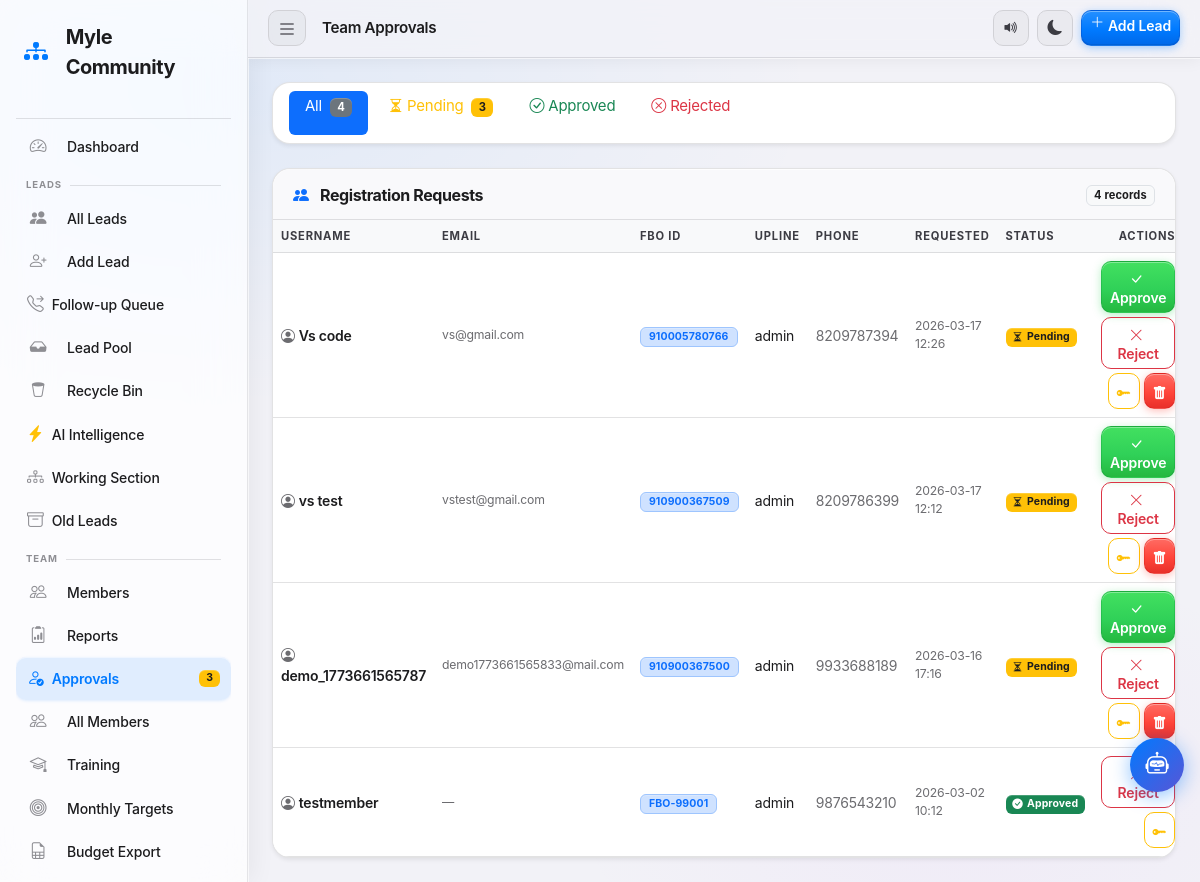
Page /admin/approvals (signed in) on the committed database.
### tables this page shows
CREATE TABLE users (
            id         INTEGER PRIMARY KEY AUTOINCREMENT,
            username   TEXT    NOT NULL UNIQUE,
            password   TEXT    NOT NULL,
            role       TEXT    NOT NULL DEFAULT 'team',
            created_at TEXT    NOT NULL DEFAULT (datetime('now','localtime'))
        , fbo_id TEXT NOT NULL DEFAULT '', upline_name TEXT NOT NULL DEFAULT '', phone TEXT NOT NULL DEFAULT '', status TEXT NOT NULL DEFAULT 'pending', email TEXT NOT NULL DEFAULT '', display_picture TEXT NOT NULL DEFAULT '', calling_reminder_time TEXT NOT NULL DEFAULT '', training_required INTEGER NOT NULL DEFAULT 0, training_status TEXT NOT NULL DEFAULT 'not_required', joining_date TEXT NOT NULL DEFAULT '', certificate_path TEXT NOT NULL DEFAULT '', badges_json TEXT NOT NULL DEFAULT '[]', test_score INTEGER NOT NULL DEFAULT -1, test_attempts INTEGER NOT NULL DEFAULT 0, upline_username TEXT NOT NULL DEFAULT '', certificate_blob TEXT NOT NULL DEFAULT '');

### app.py (the view)
@app.route('/admin/approvals')
@admin_required
def admin_approvals():
    filter_by = request.args.get('filter', 'all')
    db = get_db()
    query  = "SELECT * FROM users WHERE role != 'admin'"
    params = []
    if filter_by in ('pending', 'approved', 'rejected'):
        query += " AND status=?"
        params.append(filter_by)
    query += " ORDER BY created_at DESC"
    users = db.execute(query, params).fetchall()
    db.close()
    return render_template('admin_approvals.html', users=users, filter_by=filter_by)

### app.py (called while the page is built, shortened)
def _check_session_valid():
    username = session.get('username')
    if not username:
        return False
    try:
        db = get_db()
        row = db.execute(
            "SELECT status FROM users WHERE username=?", (username,)
        ).fetchone()
        db.close()
        if not row or row['status'] != 'approved':
            session.clear()
            return False
        return True
    except Exception as e:
        app.logger.error(f"_check_session_valid() DB error: {e}")
        return True  # fail-open: let the route handle the DB error

def admin_required(f):
    @wraps(f)
    def decorated(*args, **kwargs):
        if 'username' not in session:
            flash('Please log in to continue.', 'warning')
            return redirect(url_for('login'))
        if not _check_session_valid():
            flash('Your account is no longer active. Please contact an admin.', 'danger')
            return redirect(url_for('login'))
        if session.get('role') != 'admin':
            flash('Admin access required.', 'danger')
            return redirect(url_for('team_dashboard'))
        return f(*args, **kwargs)
    return decorated

@app.context_processor
def inject_pending_count():
    try:
        if session.get('role') == 'admin':
            db  = get_db()
            row = db.execute("""
                SELECT
                  (SELECT COUNT(*) FROM users           WHERE status='pending') as pu,
                  (SELECT COUNT(*) FROM wallet_recharges WHERE status='pending') as wp,
                  (SELECT COUNT(*) FROM leads WHERE in_pool=0 AND deleted_at='' AND status='Lost') as lc
            """).fetchone()
            db.close()
            return {'pending_count': row['pu'], 'wallet_pending': row['wp'],
                    'has_pending_work': False, 'lost_count': row['lc']}
    except Exception as e:
        app.logger.error(f"inject_pending_count() failed: {e}")
    return {'pending_count': 0, 'wallet_pending': 0, 'has_pending_work': False, 'lost_count': 0}

@app.before_request
def dev_bypass_auth():
    if not _DEV_BYPASS_AUTH or session.get('username'):
        return
    if request.path.startswith('/static') or request.path.startswith('/watch/'):
        return
    session['username'] = 'admin'
    session['role'] = 'admin'
    session.permanent = True

@app.context_processor
def inject_csrf_token():
    return {'csrf_token': session.get('_csrf_token', '')}

### templates/admin_approvals.html (shortened to what this page needs)
{% extends "base.html" %}
{% block page_title %}Team Approvals{% endblock %}
{% block content %}
<div class="card border-0 shadow-sm mb-4">
  <div class="card-body py-2 px-3">
    <ul class="nav nav-pills gap-1">
      <li class="nav-item">
        <a href="{{ url_for('admin_approvals') }}"
           class="nav-link {% if filter_by == 'all' %}active{% endif %} py-1 px-3">
          All
          <span class="badge bg-secondary ms-1">{{ users|length if filter_by == 'all' else '' }}</span>
        </a>
      </li>
      <li class="nav-item">
        <a href="{{ url_for('admin_approvals', filter='pending') }}"
           class="nav-link {% if filter_by == 'pending' %}active{% else %}text-warning{% endif %} py-1 px-3">
          <i class="bi bi-hourglass-split me-1"></i>Pending
          {% if pending_count > 0 %}
            <span class="badge bg-warning text-dark ms-1">{{ pending_count }}</span>
          {% endif %}
        </a>
      </li>
      <li class="nav-item">
        <a href="{{ url_for('admin_approvals', filter='approved') }}"
           class="nav-link {% if filter_by == 'approved' %}active{% else %}text-success{% endif %} py-1 px-3">
          <i class="bi bi-check-circle me-1"></i>Approved
        </a>
      </li>
      <li class="nav-item">
        <a href="{{ url_for('admin_approvals', filter='rejected') }}"
           class="nav-link {% if filter_by == 'rejected' %}active{% else %}text-danger{% endif %} py-1 px-3">
          <i class="bi bi-x-circle me-1"></i>Rejected
        </a>
      </li>
    </ul>
  </div>
</div>
<div class="card border-0 shadow-sm">
  <div class="card-header bg-white d-flex justify-content-between align-items-center">
    <h6 class="mb-0">
      <i class="bi bi-people-fill me-2 text-primary"></i>
      Registration Requests
    </h6>
    <span class="badge bg-light text-dark border">{{ users|length }} record{{ 's' if users|length != 1 }}</span>
  </div>
  <div class="card-body p-0">
    {% if users %}
    <div class="table-responsive">
      <table class="table table-hover align-middle mb-0">
        <thead class="table-light">
          <tr>
            <th>Username</th>
            <th>Email</th>
            <th>FBO ID</th>
            <th>Upline</th>
            <th>Phone</th>
            <th>Requested</th>
            <th>Status</th>
            <th class="text-end">Actions</th>
          </tr>
        </thead>
        <tbody>
          {% for u in users %}
          <tr>
            <td class="fw-semibold">
              <i class="bi bi-person-circle me-1 text-muted"></i>{{ u.username }}
            </td>
            <td class="text-muted small">{{ u.email or '—' }}</td>
            <td>
              <span class="badge bg-primary-subtle text-primary border border-primary-subtle px-2">
                {{ u.fbo_id or '—' }}
              </span>
            </td>
            <td>{{ u.upline_name or '—' }}</td>
            <td class="text-muted">{{ u.phone or '—' }}</td>
            <td class="text-muted small">{{ u.created_at[:16] }}</td>
            <td>
              {% if u.status == 'pending' %}
                <span class="badge bg-warning text-dark">
                  <i class="bi bi-hourglass-split me-1"></i>Pending
                </span>
              {% elif u.status == 'approved' %}
                <span class="badge bg-success">
                  <i class="bi bi-check-circle-fill me-1"></i>Approved
                </span>
              {% elif u.status == 'rejected' %}
                <span class="badge bg-danger">
                  <i class="bi bi-x-circle-fill me-1"></i>Rejected
                </span>
              {% endif %}
            </td>
            <td class="text-end">
              <div class="d-flex gap-1 justify-content-end flex-wrap">
                {% if u.status != 'approved' %}
                <form method="post" action="{{ url_for('approve_user', user_id=u.id) }}">
                  <button type="submit" class="btn btn-sm btn-success"
                          title="Approve {{ u.username }}"
                          onclick="return confirm('Approve {{ u.username }}? They will be able to log in immediately.')">
                    <i class="bi bi-check-lg me-1"></i>Approve
                  </button>
                </form>
                {% endif %}
                {% if u.status != 'rejected' %}
                <form method="post" action="{{ url_for('reject_user', user_id=u.id) }}">
                  <button type="submit" class="btn btn-sm btn-outline-danger"
                          title="Reject {{ u.username }}"
                          onclick="return confirm('Reject {{ u.username }}\'s registration?')">
                    <i class="bi bi-x-lg me-1"></i>Reject
                  </button>
                </form>
                {% endif %}
                <button type="button" class="btn btn-sm btn-outline-warning"
                        title="Reset password for {{ u.username }}"
                        data-bs-toggle="modal"
                        data-bs-target="#resetPwModal{{ u.id }}">
                  <i class="bi bi-key-fill"></i>
                </button>
                {% if u.status != 'approved' %}
                <form method="post" action="{{ url_for('delete_user', user_id=u.id) }}">
                  <button type="submit" class="btn btn-sm btn-danger"
                          title="Permanently delete {{ u.username }}"
                          onclick="return confirm('Permanently delete @{{ u.username }}? This cannot be undone.')">
                    <i class="bi bi-trash-fill"></i>
                  </button>
                </form>
                {% endif %}
              </div>
            </td>
          </tr>
          {% endfor %}
        </tbody>
      </table>
    </div>
    {% endif %}
  </div>
</div>
{% endblock %}

### templates/base.html (style rules this page uses)
.btn, .wk-batch-btn, .wk-tab, .nav-link, .wk-action-btn { transition: transform 0.1s cubic-bezier(0.34, 1.56, 0.64, 1), box-shadow 0.1s ease !important; }

### rows in the picture
users: username "Vs code", email "vs@gmail.com", fbo "910005780766", upline_name "admin", phone "8209787394", created_at "2026-03-17 12:26", status "pending" (drawn)
users: username "vs test", email "vstest@gmail.com", fbo "910900367509", upline_name "admin", phone "8209786399", created_at "2026-03-17 12:12", status "pending" (drawn)
users: username "demo_1773661565787", email "demo1773661565833@mail.com", fbo "910900367500", upline_name "admin", phone "9933688189", created_at "2026-03-16 17:16", status "pending" (drawn)
users: username "testmember", email "—", fbo "FBO-99001", upline_name "admin", phone "9876543210", created_at "2026-03-02 10:12", status "approved" (drawn)

### other values in the picture
{{ pending_count }} "3"
{{ users|length if filter_by == 'all' else '' }} "4"
{{ users|length }} "4"
{{ 's' if users|length != 1 }} "s"
